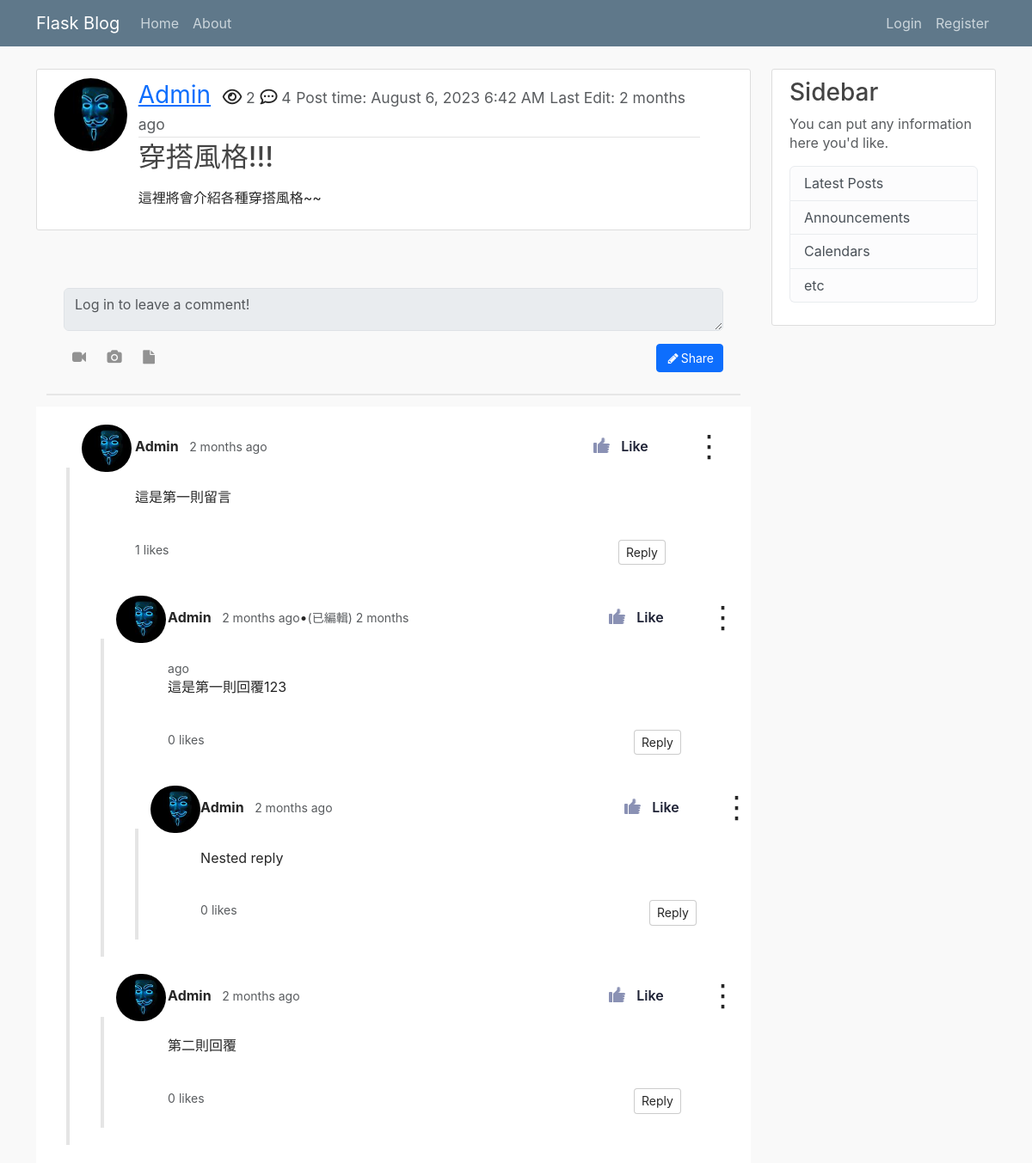
Screenshot of /post/2 with the database file from the repository.
### flask_blog/models.py (models this page shows, shortened)
class User(db.Model, UserMixin):
    __tablename__ = 'user'
    id = db.Column(db.Integer, primary_key=True)
    username = db.Column(db.String(20), unique=True, nullable=False)
    email = db.Column(db.String(120), unique=True, nullable=False)
    image_file = db.Column(db.String(20), unique=False, nullable=False, default='default.jpg')
    password = db.Column(db.String(60), nullable=False)
    posts = db.relationship('Post', backref='author', lazy=True, cascade='all, delete') # lazy="select"
    comments = db.relationship('Comment', backref='user', lazy=True, cascade='all, delete')
    likes = db.relationship('Like', backref='user', lazy=True, cascade='all, delete')

class Post(db.Model):
    __tablename__ = 'post'
    id = db.Column(db.Integer, primary_key=True)
    title = db.Column(db.String(100), nullable=False)
    date_posted = db.Column(db.DateTime, nullable=False, default=datetime.utcnow)
    date_edited = db.Column(db.DateTime) # 這裡應該改成可空且預設為None
    view = db.Column(db.Integer, nullable=False, default=0)
    content = db.Column(db.Text, nullable=False)
    user_id = db.Column(db.Integer, db.ForeignKey('user.id', ondelete='CASCADE'), nullable=False)
    comments = db.relationship('Comment', backref='post', lazy=True, cascade='all, delete')
    category = db.Column(db.String(100), nullable=False)

class Comment(db.Model):
    __tablename__ = 'comment'
    id = db.Column(db.Integer, primary_key=True)
    content = db.Column(db.String(1000), nullable=False)
    date_posted = db.Column(db.DateTime, nullable=False, default=datetime.utcnow)
    date_edited = db.Column(db.DateTime)
    date_deleted = db.Column(db.DateTime)
    user_id = db.Column(db.Integer, db.ForeignKey('user.id', ondelete='CASCADE'), nullable=False)
    post_id = db.Column(db.Integer, db.ForeignKey('post.id', ondelete='CASCADE'), nullable=False)
    reply_id = db.Column(db.Integer, db.ForeignKey('comment.id', ondelete='CASCADE')) # 自己reference自己做one to many relation，也要加上foreign key
    reply = db.relationship('Comment', remote_side='Comment.id', backref='replies', lazy=True, cascade='all, delete') # 這裡要設定remote_side，然後傳入class
    likes = db.relationship('Like', backref='comment', lazy=True, cascade='all, delete')
    delete = db.Column(db.Boolean, default=0)

### flask_blog/posts/routes.py (the view)
@posts.route('/post/<int:post_id>')
def post(post_id):
    post = Post.query.get_or_404(post_id) # 找的到就傳id找不到就直接跳404頁面
    comments = Comment.query.filter_by(post_id=post_id, reply_id=None).all()
    if current_user.get_id(): # 只有在不是anynomoususer的情況下才會有likes的屬性，然後取得所有這個使用者按讚的留言並傳入template
        liked_comments_id = [liked_comment.comment_id for liked_comment in current_user.likes]
        print('permitted user')
    else:
        liked_comments_id = []
    print('liked_comments_id: ', liked_comments_id)
    if current_user.get_id() and current_user.id != post.author.id: # 確保如果是未登入使用者(AnonymousUser)存取不會報錯，而是把id設成None
        views = post.view
        post.view = views + 1
        db.session.commit()
    return render_template('post.html', title=post.title, post=post, comments=comments, liked_comments_id=liked_comments_id)

### flask_blog/__init__.py (called while the page is built)
def tagify(text):
    return re.sub(r'@([a-zA-Z0-9_]+)\s', r'<a href="/user/\1" style="text-decoration:none;">@\1</a> ', text)

### flask_blog/templates/post.html (shortened to what this page needs)
{% extends 'layout.html' %}
{% from 'macros.html' import generate_content, generate_reply with context %}
{% block content %}
    <article class="media content-section">
      <div class="row">
        <div class="col-1">
          <img class="rounded-circle article-img" src="{{ url_for('static', filename='profile_pics/' + post.author.image_file) }}">
        </div>
        <div class="media-body col-10">
          <div class="article-metadata">
              <a class="user-name" href="{{ url_for('users.user_posts', username=post.author.username ) }}">{{ post.author.username }}</a>
              <i class="far fa-eye icon-class"></i><small class='text-muted'> {{ post.view }}</small>
              <i class='far fa-comment-dots icon-class'></i><small class='text-muted'> {{ post.comments|length }}</small>
              <small class="text-muted">Post time: {{ moment(post.date_posted).format('LLL') }}</small>
              {% if post.date_edited %}
                <small class= 'text-muted'>Last Edit: {{ moment(post.date_edited).fromNow(refresh=True) }}</small>
              {% endif %}
          </div>
          <h2 class="article-title">{{ post.title }}</h2>
          <p class="article-content">{{ post.content|safe }}</p>
        </div>
    </article>
    <br>
    {% if current_user.is_authenticated %}
    <link href="https://maxcdn.bootstrapcdn.com/font-awesome/4.3.0/css/font-awesome.min.css" rel="stylesheet">
      <div class="container bootdey">
        <div class="col-md-12 bootstrap snippets">
          <div class="panel">
            <div class="panel-body">
              <form class="mar-top clearfix" method="POSt" action="{{ url_for('comments.comment', post_id = post.id) }}">
                <input type="hidden" name="csrf_token" value="{{ csrf_token() }}">
                <textarea class="form-control" rows="2" placeholder="Leave a comment" name="content"></textarea>
                <br>
                <button class="btn btn-sm btn-primary pull-right" type="submit"><i class="fa fa-pencil fa-fw"></i>Share</button>
                <a class="btn btn-trans btn-icon fa fa-video-camera add-tooltip" href="#"></a>
                <a class="btn btn-trans btn-icon fa fa-camera add-tooltip" href="#"></a>
                <a class="btn btn-trans btn-icon fa fa-file add-tooltip" href="#"></a>
              </form>
            </div>
          </div>
        </div>
      </div>
    {% else %}
    <link href="https://maxcdn.bootstrapcdn.com/font-awesome/4.3.0/css/font-awesome.min.css" rel="stylesheet">
    <div class="container bootdey">
      <div class="col-md-12 bootstrap snippets">
        <div class="panel">
          <div class="panel-body">
            <textarea disabled class="form-control" rows="2" placeholder="Log in to leave a comment!"></textarea>
            <div class="mar-top clearfix" >
              <button class="btn btn-sm btn-primary pull-right" type="submit"><i class="fa fa-pencil fa-fw"></i>Share</button>
              <a class="btn btn-trans btn-icon fa fa-video-camera add-tooltip"></a>
              <a class="btn btn-trans btn-icon fa fa-camera add-tooltip"></a>
              <a class="btn btn-trans btn-icon fa fa-file add-tooltip"></a>
            </div>
          </div>
        </div>
      </div>
    </div>
    {% endif %}
    {% if comments %}
      <div class="comment-thread">
        {% for comment in comments%}
          {% include 'comment_template.html' %}
        {% endfor %}
      </div>
    {% else %}
      <p>No Comments</p>
    {% endif %}
{% endblock content %}

### flask_blog/templates/macros.html
{% macro generate_reply(comments, initial_comments) %}
    {% if comments|length > initial_comments %}
        <div>
            {% for comment in comments[:initial_comments] %}
                {% include 'comment_template.html' %}
            {% endfor %}
            <a class="a-btn show-more-comments" onClick="show_more_comments(this)">Show {{ comments|length - initial_comments }} More Comments</a>
            <div class="more-comments-area hide">
                {% for comment in comments[initial_comments:] %}
                    {% include 'comment_template.html' %}
                {% endfor %}
            </div>
            <a class="a-btn show-less-comments hide" onClick="show_less_comments(this)">Show Less Comments</a>
        </div>
    {% else %}
        {% for comment in comments %}
            {% include 'comment_template.html' %}
        {% endfor %}
    {% endif %}
{% endmacro %}
{% macro generate_content(comment, initial_words) %}
    {% with initial_words = initial_words %}
    {% if comment.content|length > initial_words %}
        <div class="content-div">
            <p class="inline-p"><span class="dots">{{ (comment.content[:initial_words]|tagify)|safe }}...</span><span class="more hide">{{ (comment.content|tagify)|safe }}</span></p>
            <a class="a-btn" onClick="show_more_content(this)">Read More</a>
        </div>
    {% else %}
        <div class="content-div">
            <p>{{ (comment.content|tagify)|safe }}</p>
        </div>
    {% endif %}
    {% endwith %}
{% endmacro %}

### flask_blog/templates/comment_template.html (shortened to what this page needs)
{% if not comment.delete %}
<div class="comment row" id=comment-{{ comment.id }}>
    <div class="col-1 me-2">
        <a href="#comment-{{ comment.id }}" class="comment-border-link"></a>
        <div class="comment-info" >
            {% if comment.user.id == current_user.id %}
            <img style="box-shadow: 3px 3px 8px #968004;" class="user-icon" src="{{ url_for('static', filename='profile_pics/' + comment.user.image_file) }}" alt="user-icon">
            {% else %}
            <img class="user-icon" src="{{ url_for('static', filename='profile_pics/' + comment.user.image_file) }}" alt="user-icon">
            {% endif %}
        </div>
    </div>
    <div class="col-10 comment-content mb-3">
        <div class="row">
            <div class="col-6">
                <a href="{{ url_for('users.user_posts', username=comment.user.username) }}" class="comment-author me-2">{{ comment.user.username }}</a>
                {% if comment.date_edited %}
                <small class="m-0 text-muted">{{ moment(comment.date_posted).fromNow(refresh=True) }}</small>&#x2022;<small class="m-0 text-muted">(已編輯) {{ moment(comment.date_edited).fromNow(refresh=True) }}</small>
                {% else %}
                <small class="m-0 text-muted">{{ moment(comment.date_posted).fromNow(refresh=True) }}</small>
                {% endif %}
            </div>
            <div class="col-6 d-flex justify-content-end">
                <div class="comment-voting">
                    {% if comment.id in liked_comments_id %}
                    <button class="button dark liked" onClick="clicking(this,'{{current_user.is_authenticated}}'); thumb_toggle(this, '{{current_user.is_authenticated}}');">
                        <div class="hand">
                            <div class="thumb"></div>
                        </div>
                        <span>Like</span>
                    </button>
                    {% else %}
                    <button class="button dark" onClick="clicking(this,'{{current_user.is_authenticated}}'); thumb_toggle(this, '{{current_user.is_authenticated}}');">
                      <div class="hand">
                          <div class="thumb"></div>
                      </div>
                      <span>Like</span>
                    </button>
                    {% endif %}
                    <div class="button-wrapper">
                        <span class="overlay-span" onClick="toggleUpdateDeleteCommentBtn(this)">&#8942;</span>
                    </div>
                </div>
            </div>
        </div>
        <br>
        <div class="comment-body">
            {{ generate_content(comment, 100) }}
            <br>
            <div class="d-flex justify-content-between">
                <div><small class="likes text-muted me-1">{{ comment.likes|length }}</small><small class="likes m-0 text-muted">likes</small></div>
                <div>
                    <button type="button" onClick="toggle_reply_form(this)">Reply</button>
                </div>
            </div>
        </div>
    </div>
    <div class="replies">
        {{ generate_reply(comment.replies, 2) }}
    </div>
</div>
{% endif %}

### flask_blog/static/main.css (style rules this page uses)
body { background: #fafafa; color: #333333; margin-top: 5rem; }
h1, h2, h3, h4, h5, h6 { color: #444444; }
.icon-class { font-size: 20px; }
.content-section { background: #ffffff; padding: 10px 20px; border: 1px solid #dddddd; border-radius: 3px; margin-bottom: 20px; }
.article-title { color: #444444; }
.article-content { white-space: pre-line; }
.article-img { height: 85px; width: 85px; margin-right: 16px; }
.media-body { margin-left: 30px; }
.article-metadata { position: relative; padding-bottom: 1px; margin-bottom: 4px; border-bottom: 1px solid #e3e3e3; font-size: 20px; }
.article-metadata .user-name { font-size: 28px; margin-right: 8px; }
.article-title { text-decoration: none; }
.panel { box-shadow: 0 2px 0 rgba(0,0,0,0.075); border-radius: 0; border: 0; margin-bottom: 15px; }
.panel .panel-footer, .panel>:last-child { border-bottom-left-radius: 0; border-bottom-right-radius: 0; }
.panel .panel-heading, .panel>:first-child { border-top-left-radius: 0; border-top-right-radius: 0; }
.panel-body { padding: 25px 20px; }
.text-muted, a.text-muted:hover, a.text-muted:focus { color: #acacac; }
.btn-trans { background-color: transparent; border-color: transparent; color: #929292; }
.btn-icon { padding-left: 9px; padding-right: 9px; }
.btn-sm, .btn-group-sm>.btn, .btn-icon.btn-sm { padding: 5px 10px !important; }
.mar-top { margin-top: 15px; }
* { box-sizing: border-box; }
body { font-family: -apple-system, BlinkMacSystemFont, "Segoe UI", Roboto, Helvetica, Arial, sans-serif, "Apple Color Emoji", "Segoe UI Emoji", "Segoe UI Symbol"; line-height: 1.4; color: rgba(0, 0, 0, 0.85); background-color: #f9f9f9; }
button { -moz-appearance: none; -webkit-appearance: none; appearance: none; font-size: 14px; padding: 4px 8px; color: rgba(0, 0, 0, 0.85); background-color: #fff; border: 1px solid rgba(0, 0, 0, 0.2); border-radius: 4px; }
.comment-thread { position: relative; max-width: 100%; margin: auto; padding: 0 30px; background-color: #fff; border: 1px solid transparent; }
.m-0 { margin: 0; }
.comment { position: relative; margin: 20px auto; }
.comment-voting { display:inline-block; width: 103px; height: 50px; font-size: 35px; }
.comment-voting button { display: block; width: 100%; height: 100%; padding: 0; border: 0; font-size: 16px; }
.comment-info { display:flex; margin-left: 10px; font-size: 16px; }
.comment-info .user-icon { width: 58px; height: 55px; border-radius: 50px; margin-right: 20px; }
.comment-author { color: rgba(0, 0, 0, 0.85); font-weight: bold; text-decoration: none; display: inline-block; height:100%; line-height:50px; }
.comment-border-link { display: block; position: absolute; top: 50px; left: 0; width: 12px; height: calc(100% - 50px); border-left: 4px solid transparent; border-right: 4px solid transparent; background-color: rgba(0, 0, 0, 0.1); background-clip: padding-box; }
.replies { margin-left: 28px; }
.button-wrapper { position: absolute; top: 0; right: 0 }
.overlay-span { position: absolute; top: 0; right: 0; height: 100%; z-index: 2; cursor: pointer; }

### rows the page displays
User: image_file (picture), author.username "Admin"
Post: view "2", date_posted "August 6, 2023 6:42 AM", date_edited "2 months ago", title "穿搭風格!!!", content "這裡將會介紹各種穿搭風格~~"
Comment: image_file (picture), user.username "Admin", date_posted "2 months ago", content "這是第一則留言", likes|length "1"
Comment: image_file (picture), user.username "Admin", date_posted "2 months ago", date_edited "2 months ago", content "這是第一則回覆123", likes|length "0"
Comment: image_file (picture), user.username "Admin", date_posted "2 months ago", content "Nested reply", likes|length "0"
Comment: image_file (picture), user.username "Admin", date_posted "2 months ago", content "第二則回覆", likes|length "0"

### other values shown
{{ post.comments|length }} "4"
